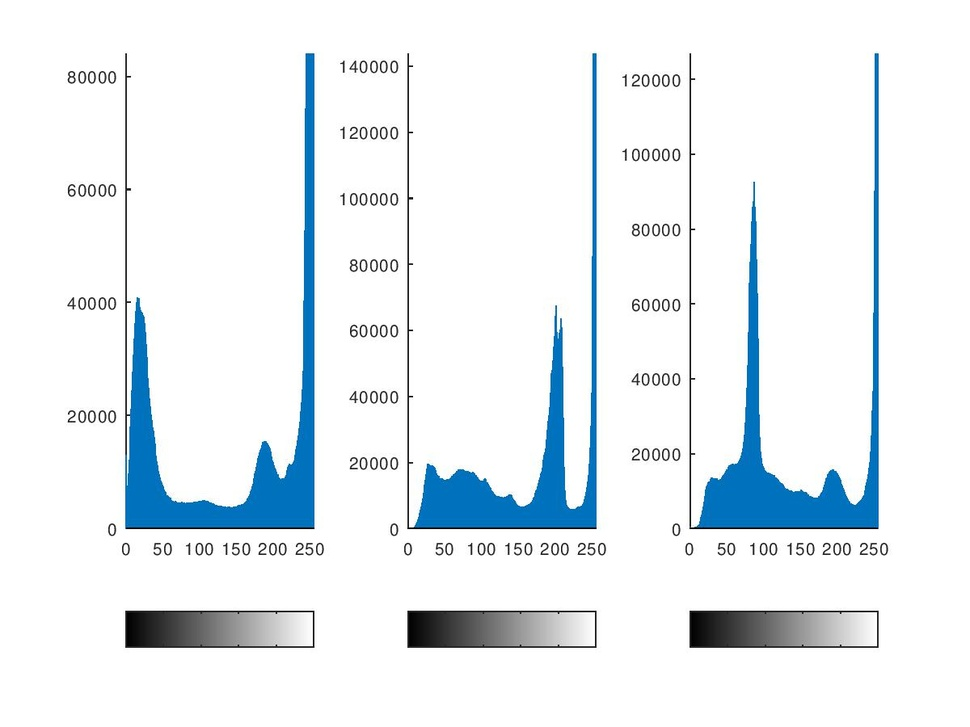
%> input picture Lab_02/result/result_2_2.jpg, 970 x 727 px, shrunk from 1200 x 900 before the run, given in place of foreground.png, which was not available
$ octave bai2-2.m   (GNU Octave 9; MATLAB toolbox functions it lacks are replaced by stand-ins)
%> lines starting %> are read from the running program, lines starting %| are printed output that depends on the picture; pictures that were not available may be replaced by others from this repository, and a replacement may not be noted
pkg load image;
clear all;

I = imread("../foreground.png");
%> I is the input picture: size 727x970x3 uint8; mean R, G, B 233, 239.5, 243.6

I_red = I(:,:,1);
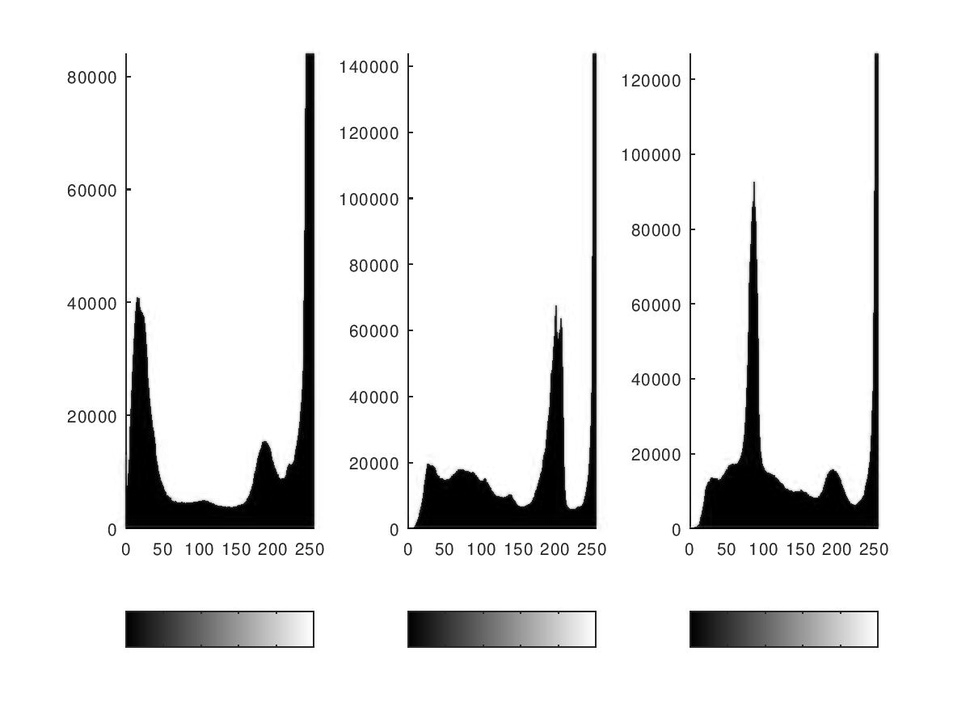
%> I_red: size 727x970 uint8; min 0, max 255, mean 233
I_blue = I(:,:,2);
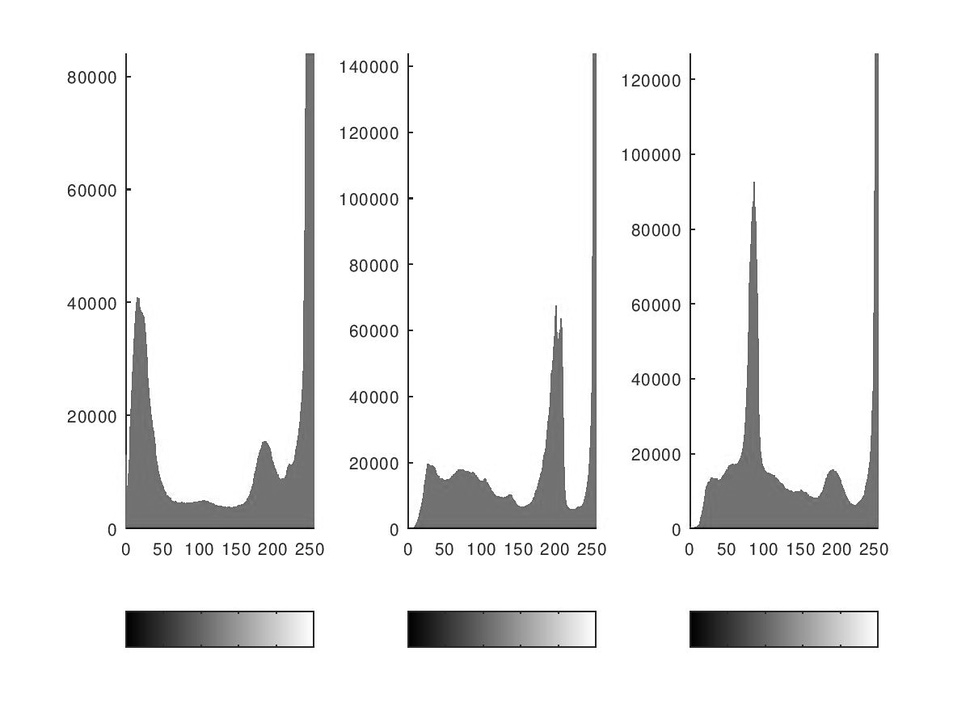
%> I_blue: size 727x970 uint8; min 0, max 255, mean 239.5
I_green = I(:,:,3);
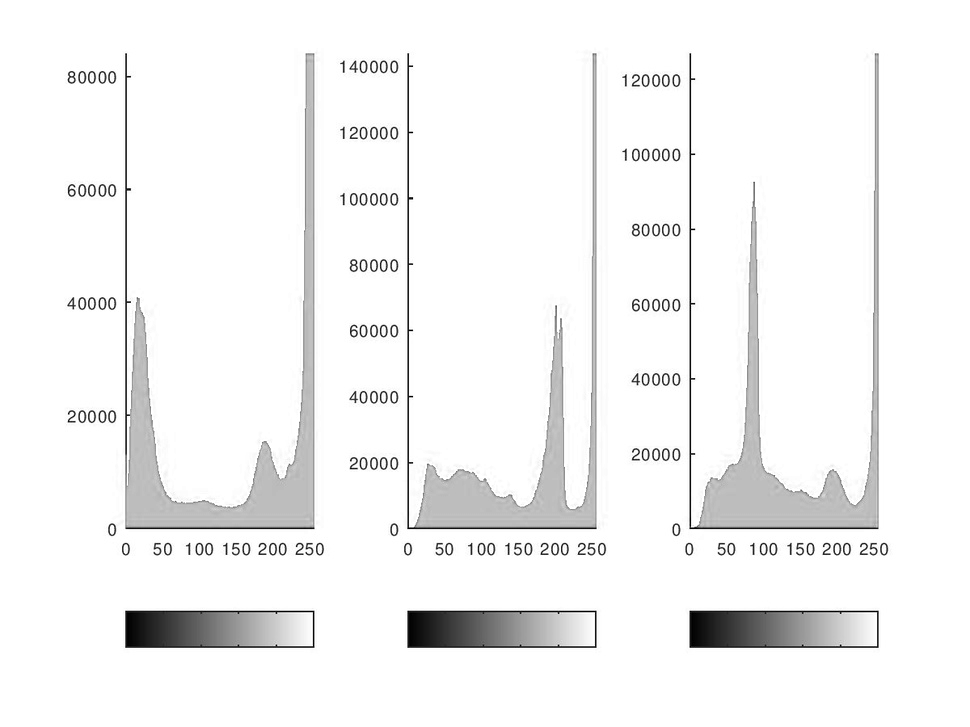
%> I_green: size 727x970 uint8; min 0, max 255, mean 243.6

fig = figure(1);

subplot(1,3,1),imhist(I_red);

subplot(1,3,2),imhist(I_blue);

subplot(1,3,3),imhist(I_green);
%> after `imhist(I_green)`:
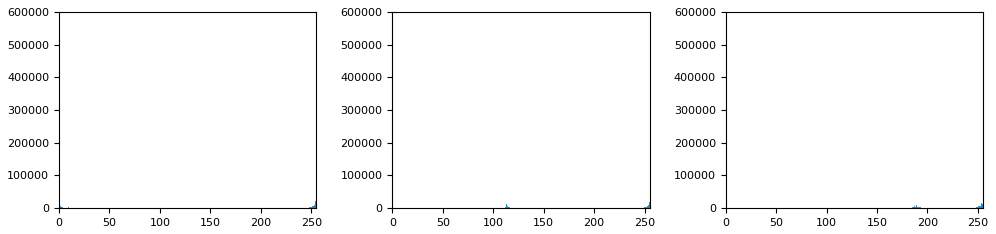
%> figure redrawn from the program's plot data, 3 panels; panel 1: highest point at x = 255, y = 564655; panel 2: highest point at x = 255, y = 581454; panel 3: highest point at x = 255, y = 572875

print(fig,"../result/result_2_2.jpg")
